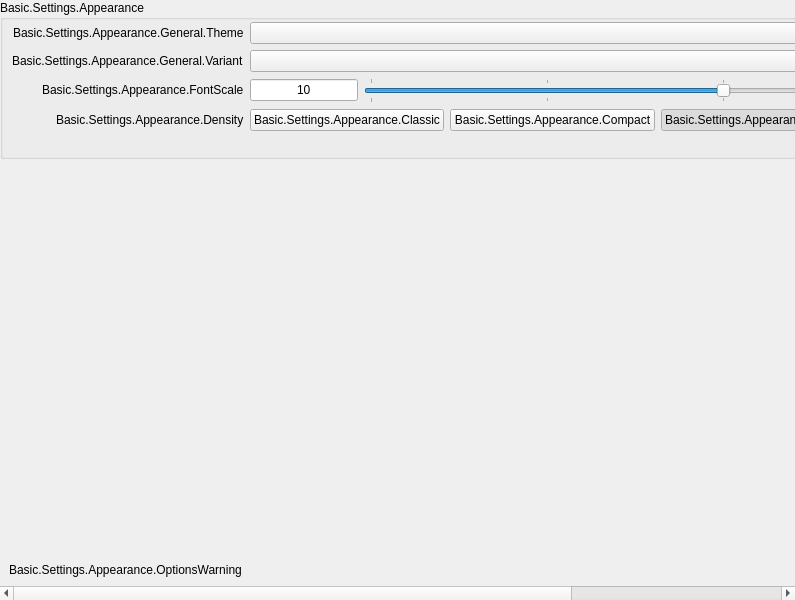
<?xml version="1.0" encoding="UTF-8"?>
<ui version="4.0">
 <class>AppearancePage</class>
 <widget class="QWidget" name="AppearancePage">
  <property name="geometry">
   <rect>
    <x>0</x>
    <y>0</y>
    <width>795</width>
    <height>600</height>
   </rect>
  </property>
  <property name="windowTitle">
   <string>Form</string>
  </property>
  <layout class="QVBoxLayout" name="verticalLayout">
   <property name="leftMargin">
    <number>0</number>
   </property>
   <property name="topMargin">
    <number>0</number>
   </property>
   <property name="rightMargin">
    <number>0</number>
   </property>
   <property name="bottomMargin">
    <number>0</number>
   </property>
   <item>
    <widget class="QScrollArea" name="scrollArea">
     <property name="frameShape">
      <enum>QFrame::Shape::NoFrame</enum>
     </property>
     <property name="frameShadow">
      <enum>QFrame::Shadow::Plain</enum>
     </property>
     <property name="lineWidth">
      <number>0</number>
     </property>
     <property name="widgetResizable">
      <bool>true</bool>
     </property>
     <widget class="QWidget" name="appearancePageContents">
      <property name="geometry">
       <rect>
        <x>0</x>
        <y>0</y>
        <width>1052</width>
        <height>583</height>
       </rect>
      </property>
      <layout class="QVBoxLayout" name="verticalLayout_1337">
       <property name="leftMargin">
        <number>0</number>
       </property>
       <property name="topMargin">
        <number>0</number>
       </property>
       <property name="rightMargin">
        <number>0</number>
       </property>
       <property name="bottomMargin">
        <number>0</number>
       </property>
       <item>
        <widget class="QFrame" name="appearanceFrame">
         <layout class="QVBoxLayout" name="verticalLayout_30">
          <property name="leftMargin">
           <number>0</number>
          </property>
          <property name="topMargin">
           <number>0</number>
          </property>
          <property name="rightMargin">
           <number>0</number>
          </property>
          <property name="bottomMargin">
           <number>0</number>
          </property>
          <item>
           <widget class="QGroupBox" name="appearanceGeneral">
            <property name="title">
             <string>Basic.Settings.Appearance</string>
            </property>
            <property name="checkable">
             <bool>false</bool>
            </property>
            <layout class="QFormLayout" name="formLayout_37">
             <property name="fieldGrowthPolicy">
              <enum>QFormLayout::FieldGrowthPolicy::AllNonFixedFieldsGrow</enum>
             </property>
             <property name="labelAlignment">
              <set>Qt::AlignmentFlag::AlignRight|Qt::AlignmentFlag::AlignTrailing|Qt::AlignmentFlag::AlignVCenter</set>
             </property>
             <property name="topMargin">
              <number>2</number>
             </property>
             <item row="0" column="0">
              <widget class="QLabel" name="label_3">
               <property name="text">
                <string>Basic.Settings.Appearance.General.Theme</string>
               </property>
               <property name="buddy">
                <cstring>theme</cstring>
               </property>
              </widget>
             </item>
             <item row="0" column="1">
              <widget class="QComboBox" name="theme"/>
             </item>
             <item row="1" column="0">
              <widget class="QLabel" name="label">
               <property name="text">
                <string>Basic.Settings.Appearance.General.Variant</string>
               </property>
               <property name="buddy">
                <cstring>themeVariant</cstring>
               </property>
              </widget>
             </item>
             <item row="1" column="1">
              <widget class="QComboBox" name="themeVariant"/>
             </item>
             <item row="2" column="0">
              <widget class="QLabel" name="appearanceSettingLabelFontScale">
               <property name="text">
                <string>Basic.Settings.Appearance.FontScale</string>
               </property>
               <property name="buddy">
                <cstring>appearanceFontScale</cstring>
               </property>
              </widget>
             </item>
             <item row="2" column="1">
              <widget class="QFrame" name="frame">
               <property name="frameShape">
                <enum>QFrame::Shape::NoFrame</enum>
               </property>
               <property name="frameShadow">
                <enum>QFrame::Shadow::Plain</enum>
               </property>
               <property name="lineWidth">
                <number>0</number>
               </property>
               <layout class="QHBoxLayout" name="horizontalLayout_23" stretch="0,5">
                <property name="leftMargin">
                 <number>0</number>
                </property>
                <property name="topMargin">
                 <number>0</number>
                </property>
                <property name="rightMargin">
                 <number>0</number>
                </property>
                <property name="bottomMargin">
                 <number>0</number>
                </property>
                <item>
                 <widget class="QLineEdit" name="appearanceFontScaleText">
                  <property name="sizePolicy">
                   <sizepolicy hsizetype="Minimum" vsizetype="Fixed">
                    <horstretch>0</horstretch>
                    <verstretch>0</verstretch>
                   </sizepolicy>
                  </property>
                  <property name="focusPolicy">
                   <enum>Qt::FocusPolicy::NoFocus</enum>
                  </property>
                  <property name="text">
                   <string>10</string>
                  </property>
                  <property name="alignment">
                   <set>Qt::AlignmentFlag::AlignCenter</set>
                  </property>
                  <property name="readOnly">
                   <bool>true</bool>
                  </property>
                  <property name="clearButtonEnabled">
                   <bool>false</bool>
                  </property>
                 </widget>
                </item>
                <item>
                 <widget class="AbsoluteSlider" name="appearanceFontScale">
                  <property name="sizePolicy">
                   <sizepolicy hsizetype="Expanding" vsizetype="Preferred">
                    <horstretch>0</horstretch>
                    <verstretch>0</verstretch>
                   </sizepolicy>
                  </property>
                  <property name="minimum">
                   <number>8</number>
                  </property>
                  <property name="maximum">
                   <number>12</number>
                  </property>
                  <property name="pageStep">
                   <number>2</number>
                  </property>
                  <property name="value">
                   <number>10</number>
                  </property>
                  <property name="orientation">
                   <enum>Qt::Orientation::Horizontal</enum>
                  </property>
                  <property name="tickPosition">
                   <enum>QSlider::TickPosition::TicksBothSides</enum>
                  </property>
                  <property name="tickInterval">
                   <number>1</number>
                  </property>
                 </widget>
                </item>
               </layout>
              </widget>
             </item>
             <item row="3" column="0">
              <widget class="QLabel" name="label_2">
               <property name="text">
                <string>Basic.Settings.Appearance.Density</string>
               </property>
              </widget>
             </item>
             <item row="3" column="1">
              <widget class="QFrame" name="frame_2">
               <property name="frameShape">
                <enum>QFrame::Shape::NoFrame</enum>
               </property>
               <property name="frameShadow">
                <enum>QFrame::Shadow::Plain</enum>
               </property>
               <property name="lineWidth">
                <number>0</number>
               </property>
               <layout class="QHBoxLayout" name="horizontalLayout_34">
                <property name="leftMargin">
                 <number>0</number>
                </property>
                <property name="topMargin">
                 <number>0</number>
                </property>
                <property name="rightMargin">
                 <number>0</number>
                </property>
                <property name="bottomMargin">
                 <number>0</number>
                </property>
                <item>
                 <widget class="QPushButton" name="appearanceDensity1">
                  <property name="text">
                   <string>Basic.Settings.Appearance.Classic</string>
                  </property>
                  <property name="checkable">
                   <bool>true</bool>
                  </property>
                  <property name="autoExclusive">
                   <bool>true</bool>
                  </property>
                  <attribute name="buttonGroup">
                   <string notr="true">appearanceDensityButtonGroup</string>
                  </attribute>
                 </widget>
                </item>
                <item>
                 <widget class="QPushButton" name="appearanceDensity2">
                  <property name="text">
                   <string>Basic.Settings.Appearance.Compact</string>
                  </property>
                  <property name="checkable">
                   <bool>true</bool>
                  </property>
                  <property name="autoExclusive">
                   <bool>true</bool>
                  </property>
                  <attribute name="buttonGroup">
                   <string notr="true">appearanceDensityButtonGroup</string>
                  </attribute>
                 </widget>
                </item>
                <item>
                 <widget class="QPushButton" name="appearanceDensity3">
                  <property name="text">
                   <string>Basic.Settings.Appearance.Normal</string>
                  </property>
                  <property name="checkable">
                   <bool>true</bool>
                  </property>
                  <property name="checked">
                   <bool>true</bool>
                  </property>
                  <property name="autoExclusive">
                   <bool>true</bool>
                  </property>
                  <attribute name="buttonGroup">
                   <string notr="true">appearanceDensityButtonGroup</string>
                  </attribute>
                 </widget>
                </item>
                <item>
                 <widget class="QPushButton" name="appearanceDensity4">
                  <property name="text">
                   <string>Basic.Settings.Appearance.Comfortable</string>
                  </property>
                  <property name="checkable">
                   <bool>true</bool>
                  </property>
                  <property name="autoExclusive">
                   <bool>true</bool>
                  </property>
                  <attribute name="buttonGroup">
                   <string notr="true">appearanceDensityButtonGroup</string>
                  </attribute>
                 </widget>
                </item>
               </layout>
              </widget>
             </item>
             <item row="4" column="0">
              <spacer name="horizontalSpacer_17">
               <property name="orientation">
                <enum>Qt::Orientation::Horizontal</enum>
               </property>
               <property name="sizeHint" stdset="0">
                <size>
                 <width>170</width>
                 <height>10</height>
                </size>
               </property>
              </spacer>
             </item>
            </layout>
           </widget>
          </item>
          <item>
           <spacer name="verticalSpacer">
            <property name="orientation">
             <enum>Qt::Orientation::Vertical</enum>
            </property>
            <property name="sizeHint" stdset="0">
             <size>
              <width>20</width>
              <height>40</height>
             </size>
            </property>
           </spacer>
          </item>
          <item>
           <widget class="QFrame" name="appearanceOptionsWarning">
            <property name="frameShape">
             <enum>QFrame::Shape::NoFrame</enum>
            </property>
            <property name="frameShadow">
             <enum>QFrame::Shadow::Plain</enum>
            </property>
            <property name="lineWidth">
             <number>0</number>
            </property>
            <layout class="QVBoxLayout" name="verticalLayout_35">
             <item>
              <widget class="QLabel" name="appearanceOptionsWarningLabel">
               <property name="text">
                <string>Basic.Settings.Appearance.OptionsWarning</string>
               </property>
               <property name="class" stdset="0">
                <string>text-warning</string>
               </property>
              </widget>
             </item>
            </layout>
           </widget>
          </item>
         </layout>
        </widget>
       </item>
      </layout>
     </widget>
    </widget>
   </item>
  </layout>
 </widget>
 <customwidgets>
  <customwidget>
   <class>AbsoluteSlider</class>
   <extends>QSlider</extends>
   <header>components/AbsoluteSlider.hpp</header>
  </customwidget>
 </customwidgets>
 <resources/>
 <connections/>
 <buttongroups>
  <buttongroup name="appearanceDensityButtonGroup"/>
 </buttongroups>
</ui>
